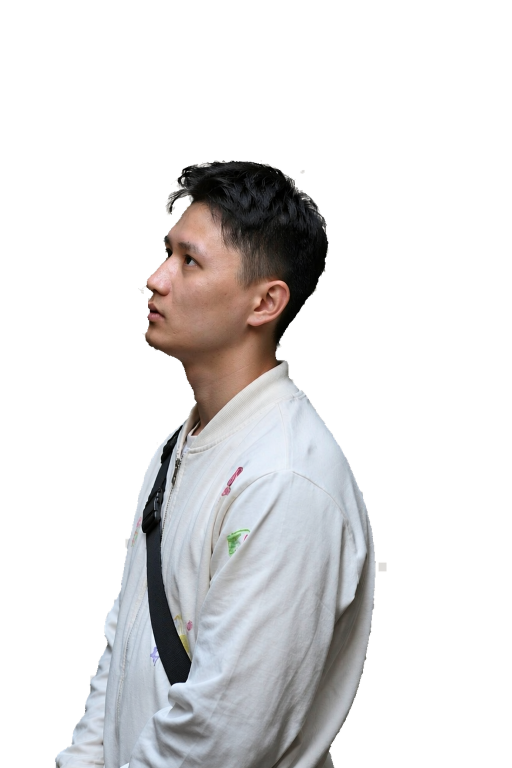
#> input picture cards/brick-gap/assets/subject.png, 1024 x 1536 px (shown at 1/2 size); the run also reads 2 pictures not shown here
$ python refine_brick_gap_assets.py
#> lines starting #> are read from the running program, lines starting #| are printed output that depends on the picture; after the words box and inside, x2 and y2 are one past the last pixel; in counts of white or black regions, pixels touching at a corner belong together
"""Refine the first "隙光" card layers in place.

The committed subject matte kept five disconnected alpha islands and a bright
rim from the generator's light checkerboard. This pass keeps only the main
component, decontaminates the fringe RGB from the nearest interior pixel,
re-derives the registered line art, strengthens the too-faint effects plane,
and records provenance for the card.
"""

from __future__ import annotations

import json
import random
from pathlib import Path

import numpy as np
from PIL import Image, ImageDraw, ImageFilter
from scipy import ndimage


ROOT = Path(__file__).resolve().parents[1]
CARD = ROOT / "cards" / "brick-gap"
ASSETS = CARD / "assets"
WEB_ASSETS = ROOT / "web" / "assets" / "cards" / "brick-gap"
CANVAS = (1024, 1536)


def clean_subject(subject: Image.Image) -> Image.Image:
    alpha = np.asarray(subject.getchannel("A"))
    rgb = np.asarray(subject.convert("RGB"))

    comp, _ = ndimage.label(alpha > 32)
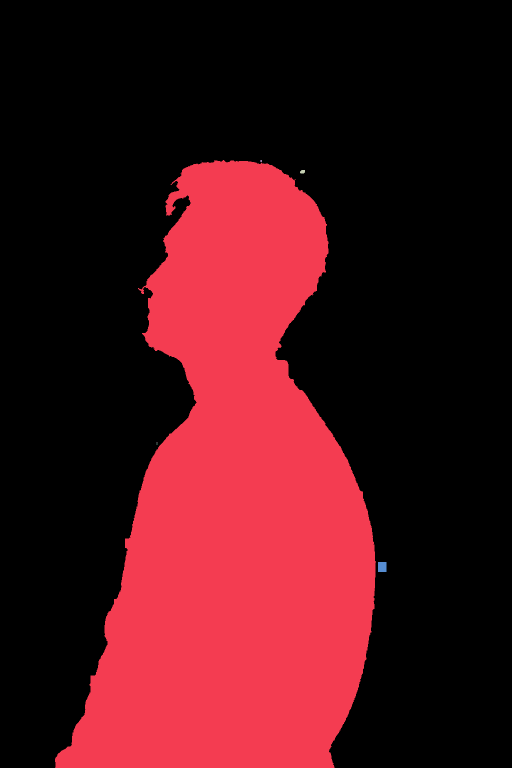
#> comp: shape (1536, 1024) int32 (shown at 1/2 size); 7 distinct labels, from 0 to 6; one colour per label, 0 black
    sizes = np.bincount(comp.ravel())
#> sizes = [1093985, 478463, 10, 60, 2, 4, 340]
    sizes[0] = 0
    main = comp == int(sizes.argmax())
#> main: shape (1536, 1024) bool; 30.4% white; 1 white region, box (x1, y1, x2, y2) and area: (110, 320, 752, 1536) 478463
    alpha = np.where(main, alpha, 0).astype(np.uint8)
    alpha = np.where(alpha < 12, 0, alpha).astype(np.uint8)

    # Bright neutral board patches that flood-fill trapped inside the figure
    # (between hair spikes) read as white flakes; drop small ones at the edge.
    mn = rgb.min(axis=2).astype(np.int16)
    mx = rgb.max(axis=2).astype(np.int16)
    board = (mn >= 219) & (mx - mn <= 12) & (alpha > 0)
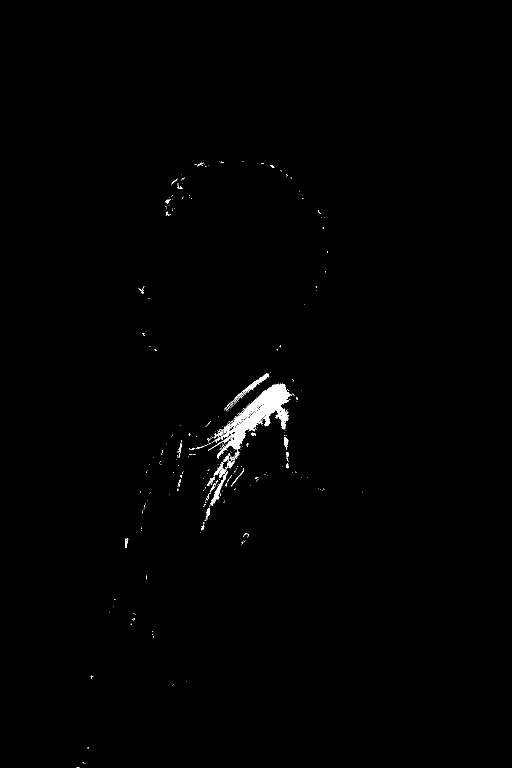
#> board: shape (1536, 1024) bool (shown at 1/2 size); 0.64% white; 301 white regions (267 under 20 px), largest, box (x1, y1, x2, y2) and area: (416, 767, 583, 918) 6614, (484, 746, 538, 790) 431, (420, 942, 456, 1011) 427
    near_edge = ndimage.binary_dilation(alpha == 0, iterations=3) & (alpha > 0)
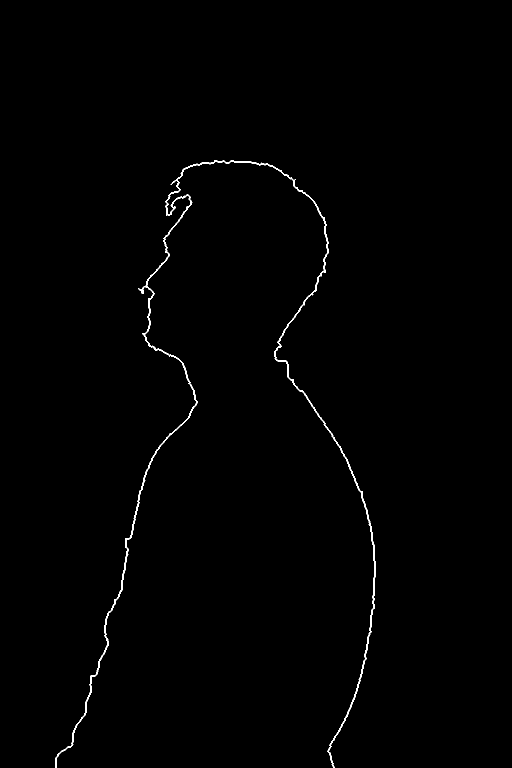
#> near_edge: shape (1536, 1024) bool (shown at 1/2 size); 0.56% white in thin lines or dots, all inside (x1, y1, x2, y2) = (110, 320, 752, 1536)
    lab, n = ndimage.label(board)
#> lab: shape (1536, 1024) int32; 567 distinct labels, from 0 to 566
#> n = 566
    for i in range(1, n + 1):
        piece = lab == i
        if piece.sum() < 400 and (piece & near_edge).any():
            alpha = np.where(piece, 0, alpha).astype(np.uint8)
#> piece: shape (1536, 1024) bool; 0% white in thin lines or dots, all inside (x1, y1, x2, y2) = (153, 1535, 159, 1536)

    # Dimmer board remnants (flat gray clumps) cling to the hair silhouette
    # as torn white flakes; clear them in the head region only, where no
    # garment highlight can be mistaken for fringe. Hair reads dark and skin
    # reads warm, so a neutral mid-gray test isolates the board leftovers.
    lum = rgb.mean(axis=2)
    spread = rgb.max(axis=2) - rgb.min(axis=2)
    head = np.zeros(alpha.shape, dtype=bool)
    head[:680, :] = True
    fringe = (alpha > 0) & (lum > 150) & (spread <= 16) & head
#> fringe: shape (1536, 1024) bool; 0.09% white in thin lines or dots, all inside (x1, y1, x2, y2) = (276, 320, 657, 670)
    fringe &= ndimage.binary_dilation(alpha == 0, iterations=6)
    alpha = np.where(fringe, 0, alpha).astype(np.uint8)

    comp, _ = ndimage.label(alpha > 32)
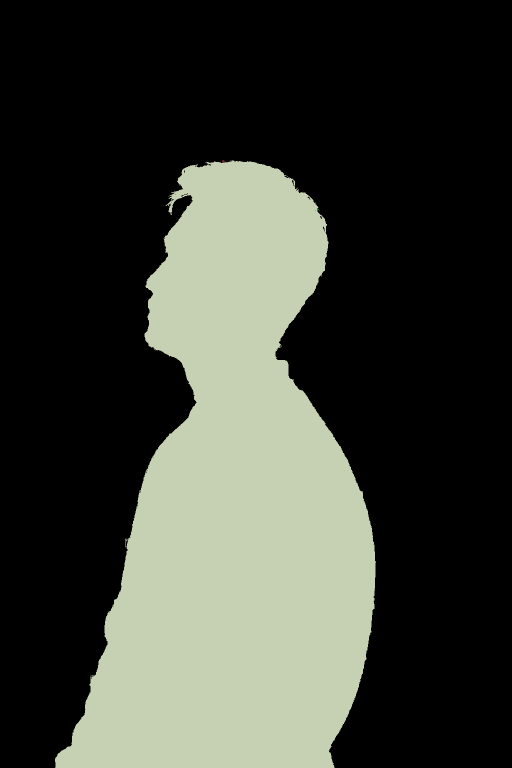
#> comp: shape (1536, 1024) int32 (shown at 1/2 size); 31 distinct labels, from 0 to 30; one colour per label, 0 black
    sizes = np.bincount(comp.ravel())
#> sizes = 31 values, max 1095970 at index 0, min 1 at index 2, mean 50737.5
    sizes[0] = 0
    alpha = np.where(comp == int(sizes.argmax()), alpha, 0).astype(np.uint8)

    # Torn gray board fringe clings to thin hair spikes at the silhouette.
    # Real strands read dark and interior sheen sits on the thick head mass,
    # so neutral mid-gray pixels inside thin (opening-removed) alpha
    # structures are board leftovers; opening spares the thick sheen.
    yy, xx = np.mgrid[-3:4, -3:4]
    disk = (yy ** 2 + xx ** 2) <= 9
    opened = ndimage.binary_opening(alpha > 0, structure=disk)
#> opened: shape (1536, 1024) bool; 30.3% white; 2 white regions, box (x1, y1, x2, y2) and area: (110, 321, 752, 1536) 476014, (337, 418, 344, 425) 29
    thin = (alpha > 0) & ~opened
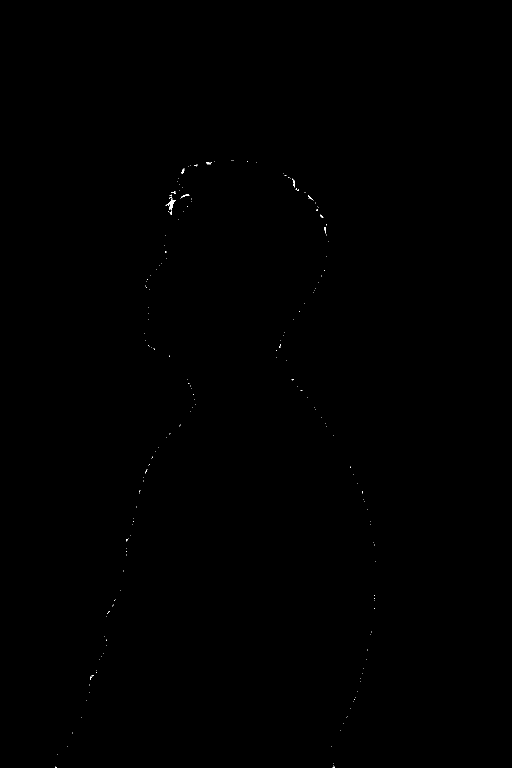
#> thin: shape (1536, 1024) bool (shown at 1/2 size); 0.05% white in thin lines or dots, all inside (x1, y1, x2, y2) = (110, 321, 752, 1536)
    gray_thin = head & thin & (spread <= 16) & (lum > 60)
#> gray_thin: shape (1536, 1024) bool; 0.03% white in thin lines or dots, all inside (x1, y1, x2, y2) = (330, 321, 657, 665)
    alpha = np.where(gray_thin, 0, alpha).astype(np.uint8)

    # A bright board patch flood-filled between spikes reads as a white blob
    # fully enclosed by dark hair; drop small neutral components whose
    # surrounding ring is predominantly hair-dark (eye whites sit on skin).
    cand = head & (alpha > 0) & (lum > 120) & (spread <= 16)
#> cand: shape (1536, 1024) bool; 0.04% white in thin lines or dots, all inside (x1, y1, x2, y2) = (328, 322, 655, 674)
    lab, n = ndimage.label(cand)
#> lab: shape (1536, 1024) int32; 147 distinct labels, from 0 to 146
#> n = 146
    for i in range(1, n + 1):
        piece = lab == i
        if piece.sum() > 200:
            continue
        ring = ndimage.binary_dilation(piece, iterations=4) & ~piece & (alpha > 0)
        if ring.sum() and (lum[ring] < 90).mean() > 0.7:
            alpha = np.where(piece, 0, alpha).astype(np.uint8)
#> piece: shape (1536, 1024) bool; 0% white in thin lines or dots, all inside (x1, y1, x2, y2) = (563, 673, 564, 674)

    comp, _ = ndimage.label(alpha > 32)
#> comp: shape (1536, 1024) int32; 10 distinct labels, from 0 to 9
    sizes = np.bincount(comp.ravel())
#> sizes = [1096748, 476105, 1, 1, 2, 1, 1, 1, 2, 2]
    sizes[0] = 0
    alpha = np.where(comp == int(sizes.argmax()), alpha, 0).astype(np.uint8)

    interior = ndimage.binary_erosion(alpha >= 200, iterations=2)
#> interior: shape (1536, 1024) bool; 29.7% white; 2 white regions (1 under 20 px), largest, box (x1, y1, x2, y2) and area: (113, 324, 749, 1534) 466913
    _, indices = ndimage.distance_transform_edt(~interior, return_indices=True)
    clean_rgb = rgb[tuple(indices)]
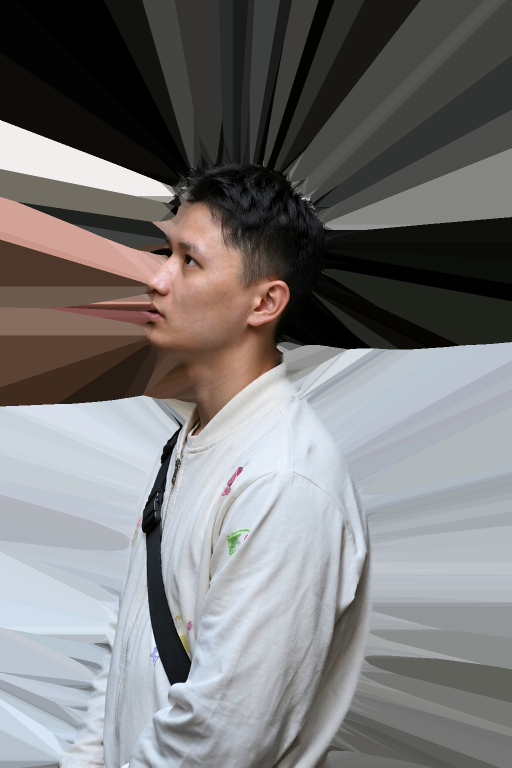
#> clean_rgb: shape (1536, 1024, 3) (shown at 1/2 size); mean R, G, B 121.8, 120.8, 121.2
    clean_rgb = np.where(interior[..., None], rgb, clean_rgb).astype(np.uint8)

    out = Image.fromarray(clean_rgb, "RGB").convert("RGBA")
    out.putalpha(Image.fromarray(alpha, "L"))
    return out


def lineart_layer(subject: Image.Image) -> Image.Image:
    """Dark contours on white, re-derived from the cleaned subject."""
    alpha_np = np.asarray(subject.getchannel("A")).astype(np.int16)
    sil = Image.fromarray(((alpha_np > 40) * 255).astype(np.uint8), "L")
#> sil: PIL image 1024x1536 L; 30.3% white; 1 white region, box (x1, y1, x2, y2) and area: (110, 321, 752, 1536) 475988
    edge_a = sil.filter(ImageFilter.FIND_EDGES).filter(ImageFilter.GaussianBlur(0.6))
    flat = Image.new("RGBA", CANVAS, (255, 255, 255, 255))
#> flat: PIL image 1024x1536 RGBA; every value is 255
    flat.alpha_composite(subject)
    edge_g = flat.convert("L").filter(ImageFilter.GaussianBlur(1.4)).filter(
        ImageFilter.FIND_EDGES
    )
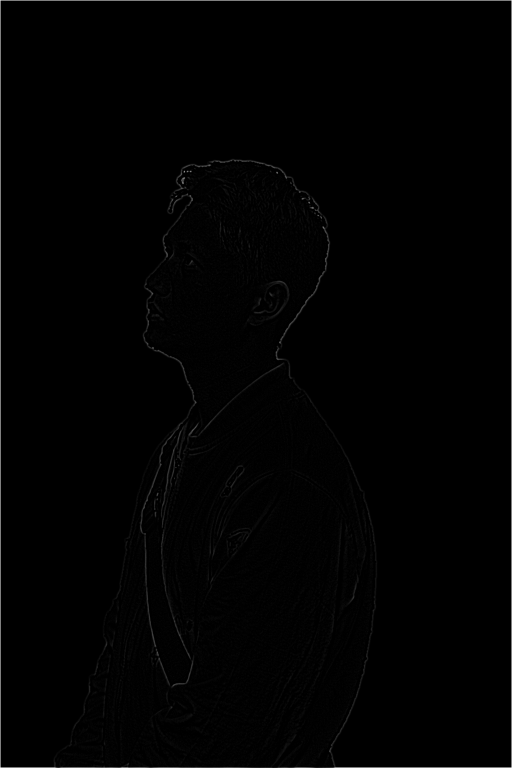
#> edge_g: PIL image 1024x1536 L (shown at 1/2 size); min 0, max 255, mean 1.7
    ea = np.asarray(edge_a).astype(np.int16)
    eg = np.asarray(edge_g).astype(np.int16)
    combined = np.maximum(ea, eg // 2)
    strokes_np = np.where(combined > 34, 0, 255).astype(np.uint8)
    strokes_np[:4, :] = 255
    strokes_np[-4:, :] = 255
    strokes_np[:, :4] = 255
    strokes_np[:, -4:] = 255
    strokes = Image.fromarray(strokes_np, "L")
    strokes = strokes.filter(ImageFilter.MedianFilter(3)).filter(ImageFilter.MinFilter(3))
    return Image.merge("RGB", (strokes, strokes, strokes))


def effects_layer() -> Image.Image:
    """Warm dust with real presence: the old plane was nearly invisible."""
    random.seed(1239)
    fx = Image.new("RGBA", CANVAS, (0, 0, 0, 0))
    draw = ImageDraw.Draw(fx)
    warm = [(255, 226, 178), (255, 200, 140), (255, 240, 210), (244, 176, 122)]
    for _ in range(120):
        x = random.randint(60, CANVAS[0] - 60)
        y = random.randint(140, 1240)
        r = random.choice([2, 3, 3, 4, 4, 5, 6, 8, 9])
        color = random.choice(warm)
        draw.ellipse(
            (x - r, y - r, x + r, y + r),
            fill=color + (random.randint(120, 215),),
        )
    for _ in range(8):
        x = random.randint(90, CANVAS[0] - 90)
        y = random.randint(200, 1150)
        r = random.randint(24, 54)
        glow = Image.new("RGBA", (r * 2, r * 2), (0, 0, 0, 0))
        gd = ImageDraw.Draw(glow)
        gd.ellipse((4, 4, r * 2 - 4, r * 2 - 4), fill=(255, 224, 178, 64))
        glow = glow.filter(ImageFilter.GaussianBlur(9))
        fx.alpha_composite(glow, (x - r, y - r))
#> this loop made 8 passes
#> (x, y, r) on passes 1 to 8: (652, 336, 30), (485, 316, 27), (801, 926, 46), (119, 910, 34), (159, 960, 46), (692, 292, 35), (677, 634, 47), (409, 542, 26)
    return fx.filter(ImageFilter.GaussianBlur(0.5))


def save(image: Image.Image, name: str) -> None:
    for directory in (ASSETS, WEB_ASSETS):
        directory.mkdir(parents=True, exist_ok=True)
        image.save(directory / name)


def main() -> None:
    subject = clean_subject(Image.open(ASSETS / "subject.png"))
    lineart = lineart_layer(subject)
    effects = effects_layer()
    for image, name in ((subject, "subject.png"), (lineart, "lineart.png"), (effects, "effects.png")):
        save(image, name)
#> this loop made 3 passes
#> name on passes 1 to 3: 'subject.png', 'lineart.png', 'effects.png'

    preview = Image.open(ASSETS / "background.png").convert("RGBA")
    preview.alpha_composite(subject)
    preview.alpha_composite(effects)
    preview.alpha_composite(Image.open(ASSETS / "text.png"))
    preview.save(ROOT / "verification" / "brick-gap-preview.png")

    provenance = {
        "reference_role": "Generated layer art from the original skill session; the generator sources were never archived in the repository.",
        "foreground_method": "Checkerboard keying with border flood and hole fill produced the original matte; the 2026-09-25 refinement keeps only the main alpha component and decontaminates fringe RGB from the nearest interior pixel, so silhouette edges no longer carry the board's white rim.",
        "lineart_method": "Edge/threshold pass re-derived from the cleaned subject, keeping contour registration.",
        "effects_method": "Sparse warm dust motes and soft glow discs with raised alpha so the floating plane reads while tilting.",
        "style": "Urban street photography against a weathered brick wall; ivory and antique-gold typography; foil remains a material effect.",
    }
    (CARD / "provenance.json").write_text(
        json.dumps(provenance, ensure_ascii=False, indent=2), encoding="utf-8"
    )
    print("Refined brick-gap assets at", CARD)


if __name__ == "__main__":
    main()
